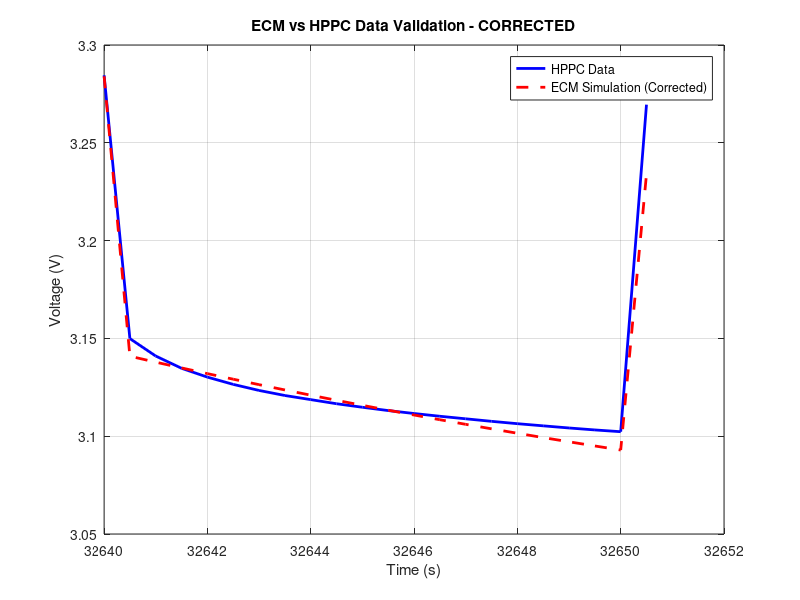

The MATLAB script that drew this image:


% Your ECM parameters (from EKF)
R0=0.0014;
R1=0.0011;
R2=0.0005;
C1=29204.8;
C2=35271.3;
OCV =3.284; % Initial OCV

% Time, Current, and Voltage data
t_data = [32640, 32640.5, 32641, 32641.5, 32642, 32642.5, 32643, 32643.5, 32644, 32644.5, ...
          32645, 32645.5, 32646, 32646.5, 32647, 32647.5, 32648, 32648.5, 32649, 32649.5, ...
          32650, 32650.5];
I_data = [0, -100.0053, -100.0088, -100.0053, -100.0053, -100.0053, -100.0053, -100.0019, -100.0053, -100.0053, -100.0053, -100.0053, -100.0053, -100.0053, -100.0019, -100.0053, -100.0053, -100.0053, -100.0019, -100.0053, -100.0053, 0];

V_data = [3.2845, 3.1499, 3.1410, 3.1347, 3.1302, 3.1265, 3.1234, 3.1208, 3.1187, 3.1166, ...
          3.1148, 3.1131, 3.1116, 3.1102, 3.1089, 3.1076, 3.1064, 3.1053, 3.1042, 3.1032, ...
          3.1023, 3.2695];
% Initialize simulation
n_points = length(t_data);
t_sim = t_data - t_data(1); % Normalize time to start at 0

% Initialize state variables for RC circuits
V1 = 0; % Voltage across C1
V2 = 0; % Voltage across C2
V_sim = zeros(1, n_points);

% Simulate ECM response with time-varying current
for i = 1:n_points
    if i == 1
        % Initial condition
        V_sim(i) = OCV;
        V1 = 0;
        V2 = 0;
    else
        % Time step
        dt_actual = t_data(i) - t_data(i-1);
        I_current = I_data(i);
        
        % Update RC circuit voltages using exponential decay
        % CORRECTED: Remove abs() from RC equations
        exp_factor1 = exp(-dt_actual/(R1*C1));
        exp_factor2 = exp(-dt_actual/(R2*C2));
        
        V1 = V1 * exp_factor1 - I_current * R1 * (1 - exp_factor1);
        V2 = V2 * exp_factor2 - I_current * R2 * (1 - exp_factor2);
        
        % Calculate terminal voltage
        % CORRECTED: Remove abs() from R0 term
        V_sim(i) = OCV + I_current * R0 - V1 - V2;
    end
end

% Plot comparison
figure;
plot(t_data, V_data, 'b-', 'LineWidth', 2, 'DisplayName', 'HPPC Data');
hold on;
plot(t_data, V_sim, 'r--', 'LineWidth', 2, 'DisplayName', 'ECM Simulation (Corrected)');
xlabel('Time (s)');
ylabel('Voltage (V)');
legend;
title('ECM vs HPPC Data Validation - CORRECTED');
grid on;

% Calculate and display error metrics
rmse = sqrt(mean((V_data - V_sim).^2));
mae = mean(abs(V_data - V_sim));
max_error = max(abs(V_data - V_sim));

fprintf('Corrected Model Validation Metrics:\n');
fprintf('RMSE: %.6f V (%.2f mV)\n', rmse, rmse*1000);
fprintf('MAE: %.6f V (%.2f mV)\n', mae, mae*1000);
fprintf('Max Error: %.6f V (%.2f mV)\n', max_error, max_error*1000);
